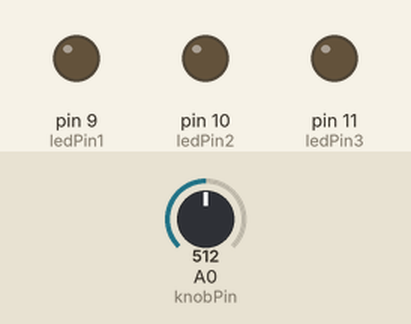
Recording of a sketch running on a simulated Arduino Uno, built with avr-gcc and run on an emulated ATmega328P. On the bench: output pins drawn as LEDs (lit = HIGH). The test bench sets the inputs (shaded band); at power-on: A0 (knobPin) = 512.

Above: at 3.8 s.
3.9 s: A0 (knobPin) set to 83
Timing chart, 0 to 7.8 s (numbered marks = the images above; inputs shaded):
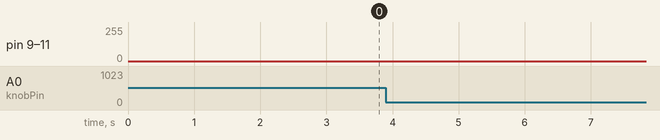

The sketch:

AnalogBlinkSpeed.ino
```cpp
int knobPin = A0; //potentiometer pin
int ledPin1 = 9; //green LED pin
int ledPin2 = 10; //big blue LED pin
int ledPin3 = 11; //red Christmas lights pin
int knobVal;  //potentiometer value; 0-1023
int analogVal; //specifies PWM for analog; 0-255

void setup() {
  pinMode(knobPin, INPUT);
  pinMode(ledPin1, OUTPUT);
  pinMode(ledPin2, OUTPUT);
  pinMode(ledPin3, OUTPUT);
}

void loop() {
  knobVal = analogRead(knobPin);

  for (analogVal = 0; analogVal < 255; analogVal++) {
    analogWrite(ledPin1, analogVal);
    analogWrite(ledPin2, analogVal);
    analogWrite(ledPin3, analogVal);
    delay(knobVal/75);
  }

  for (analogVal = 255; analogVal >= 0; analogVal--) {
    analogWrite(ledPin1, analogVal);
    analogWrite(ledPin2, analogVal);
    analogWrite(ledPin3, analogVal);
    delay(knobVal/75);
  }
}
```

Measured:
- after the input at 3.9 s, pin 9 (ledPin1), pin 10 (ledPin2), pin 11 (ledPin3): stays 0/255 (without the input it goes to 22/255 after 2.4 s)
